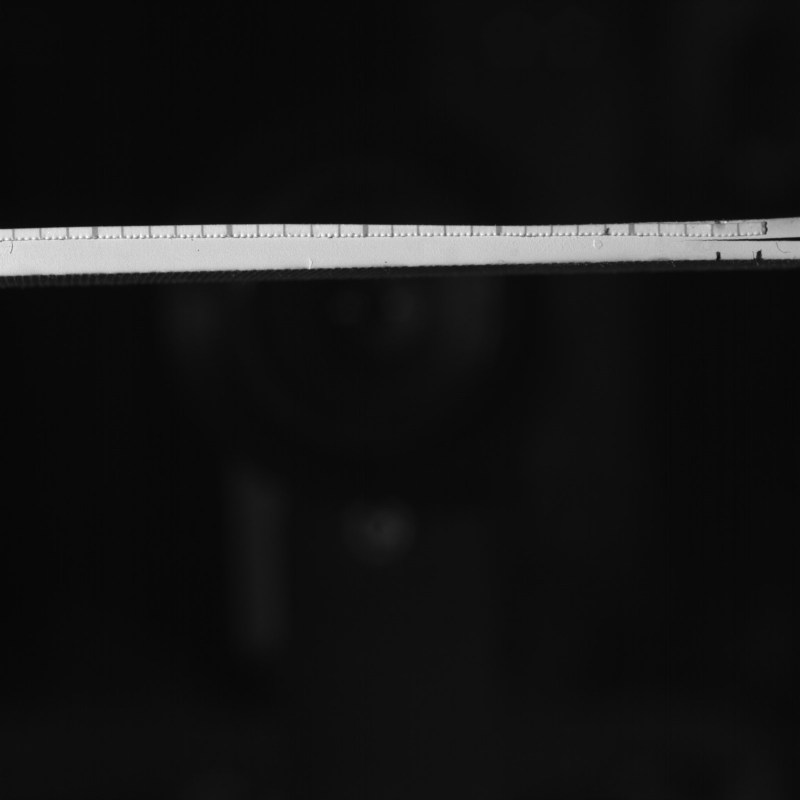
#> input picture Edge method/test.jpg, 1600 x 1600 px (shown at 1/2 size)
$ python Crack_detection.py
#> lines starting #> are read from the running program, lines starting #| are printed output that depends on the picture; after the words box and inside, x2 and y2 are one past the last pixel; in counts of white or black regions, pixels touching at a corner belong together
import numpy as np
import scipy as sp
import cv2
import matplotlib.pyplot as plt


image = cv2.imread("test.jpg",0)
#> image is the input picture: shape (1600, 1600); min 6, max 255, mean 21.9
gray_filtered = cv2.inRange(image, 165, 255)
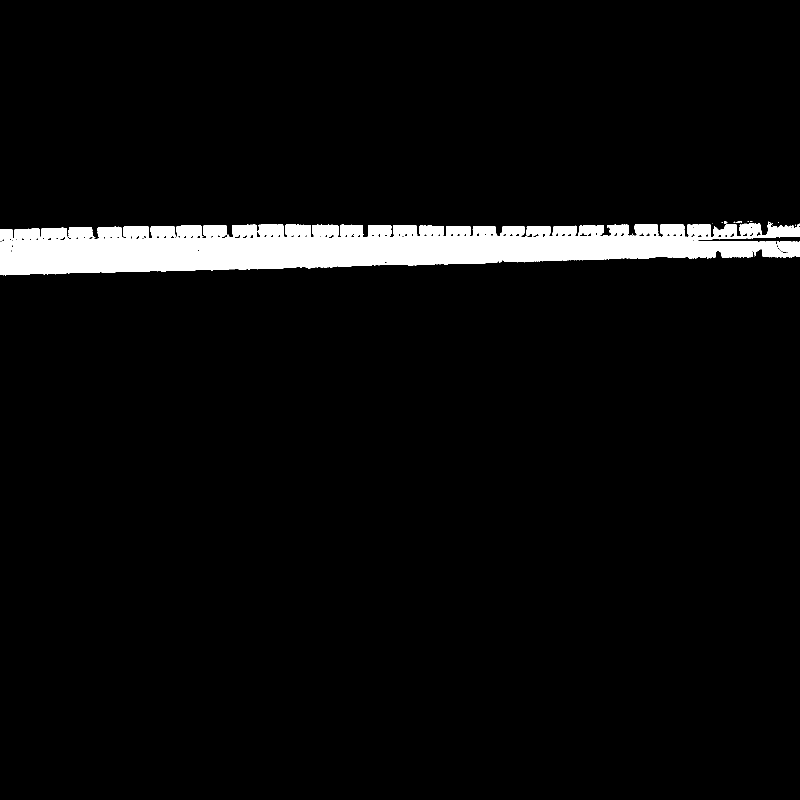
#> gray_filtered: shape (1600, 1600) (shown at 1/2 size); 4.6% white; 16 white regions (13 under 20 px), largest, box (x1, y1, x2, y2) and area: (0, 443, 1600, 551) 117830, (1448, 442, 1455, 447) 25, (1472, 442, 1484, 445) 22

def trim(image1, image2):
    nonzerofirst = np.nonzero(image1[:,1])
    mini = nonzerofirst[0][1]
    maxi = nonzerofirst[0][-1]
    cropped = np.zeros((maxi-mini+1, 2048))
    for i in range(mini, maxi+1):
        cropped[i-mini] = image2[i]
    return cropped

def trimadv(image, crackx, cracky):
    cropped = np.zeros((15, np.shape(image)[1]-crackx))
    for i in range(15):
        cropped[i] = image[cracky - 7 + i][crackx: np.shape(image)[1]]
    return cropped


#Must be applied after cropping the background!
def flip(image):
    zeroelelemtsleft = np.where(image[:,0] == 0)
    zeroelelemtsright = np.where(image[:, 2047] == 0)
    if abs(np.mean(zeroelelemtsright) - np.shape(image)[0]/2) < abs(np.mean(zeroelelemtsleft) - np.shape(image)[0]/2):
        image = np.flip(image, axis=1)
    return image

def emptyrow(image):
    x = np.zeros(np.shape(image)[0])
    firstinrow = np.zeros(np.shape(image)[0])
    for i in range(np.size(firstinrow)):
        x[i] = i
        if np.size(np.nonzero(image[i])[0]) != 0:
            firstinrow[i] = np.nonzero(image[i])[0][0]
        else:
            firstinrow[i] = 0
    return firstinrow, x

def crack(image):
    x, y = emptyrow(image)
    maxindex = np.argmax(x)
    crackpos = np.array([x[maxindex], y[maxindex]])
    return crackpos

def iterations(N, gray_filtered, gray_filtered1):
    crackx = np.zeros(N+1)
    cracky = 0
    crackstep = 0
    flipped1 = np.flip(gray_filtered1, axis=1)
    flipped = np.flip(gray_filtered, axis=1)
    #Use if no flipping is needed:
    # flipped = gray_filtered
    # flipped1 = gray_filtered1
    trimmed0 = trim(flipped,flipped1)
    trimmed = trim(flipped, flipped1)

    for i in range(N):
        crackx[i+1] = int(crack(trimmed)[0])
        cracky += int(crack(trimmed)[1])
        if i != 0 and int(crack(trimmed)[1]) != 0: cracky = cracky - 7
        if crackx[i+1] == 0:
            crackx[i+1], ynew = jump(trimmed0, int(sum(crackx)), cracky)
            if ynew != 0: cracky = cracky + ynew - 7
        trimmed = trimadv(trimmed0, int(sum(crackx)), cracky)
        # x, y = emptyrow(trimmed)
        # plt.plot(x, y)
        # plt.show()
    return np.sum(crackx), cracky

def jump(image, crackx, cracky):
    for i in range(1,10):
        crackxh = crackx + i
        trimmed = trimadv(image,crackxh, cracky)
        crackpos = crack(trimmed)
        if crackpos[0] != 0:
            return int(crackpos[0]), int(crackpos[1])
    return [0,0]

def crackdetection(image, gray_filtered, gray_filtered1):
    image = image
    gray_filtered = gray_filtered
    gray_filtered1 = gray_filtered1
    return int(iterations(50, gray_filtered, gray_filtered1)[0]), int(iterations(50, gray_filtered, gray_filtered1)[1])
#> in iterations, `flipped1 = np.flip(gray_filtered1, axis=1)`:
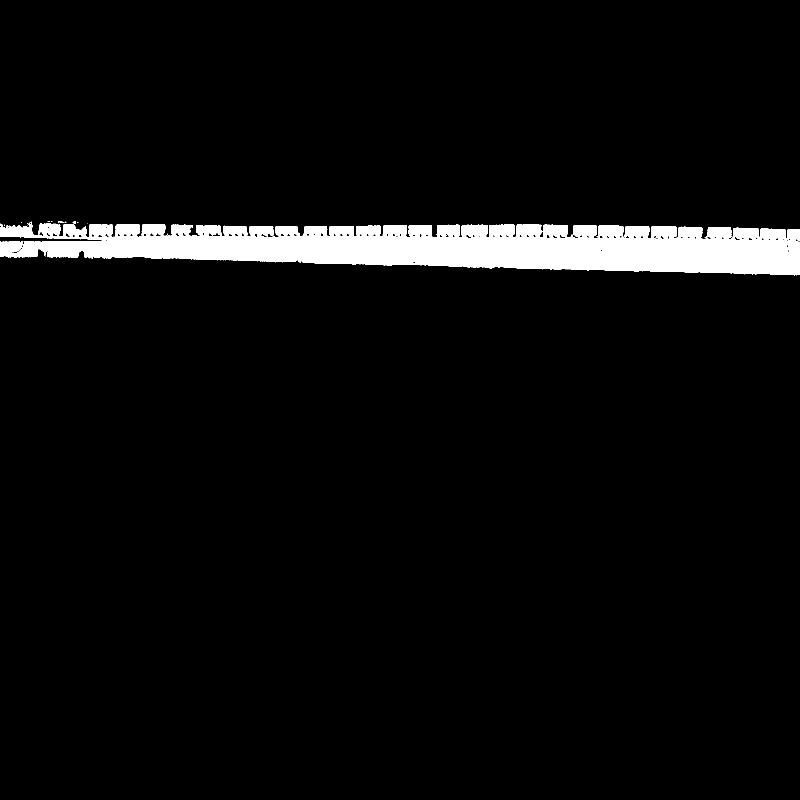
#> flipped1: shape (1600, 1600) (shown at 1/2 size); 4.6% white; 16 white regions (13 under 20 px), largest, box (x1, y1, x2, y2) and area: (0, 443, 1600, 551) 117830, (145, 442, 152, 447) 25, (116, 442, 128, 445) 22
#> in trim, `mini = nonzerofirst[0][1]`: mini = 448
#> in trim, `maxi = nonzerofirst[0][-1]`: maxi = 513

#> (the run stopped early here; a loop or call above may not have finished)
